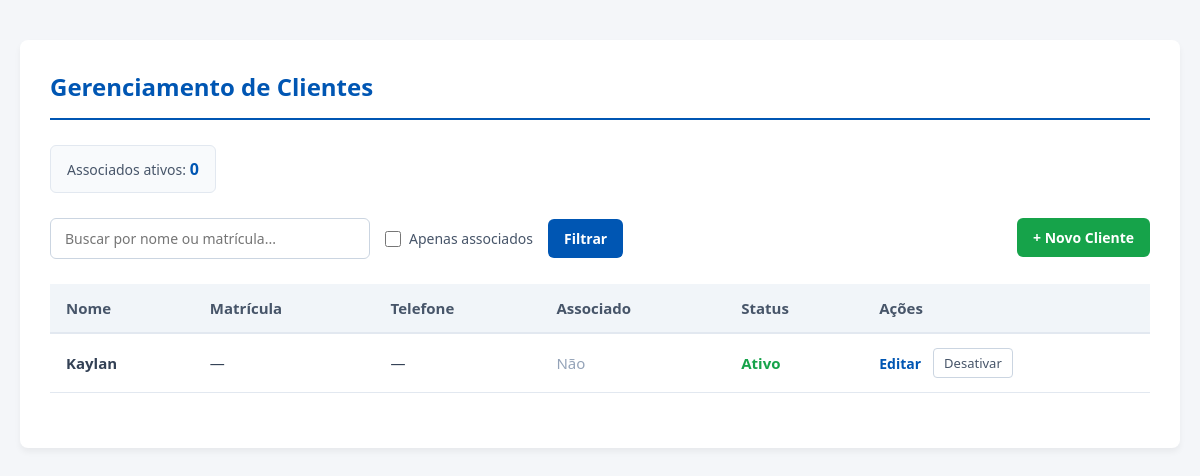
The app's page /clientes/ (signed in) with its own data.
### app/models/cliente.py (models this page shows, shortened)
class Cliente(Base):
    __tablename__ = "clientes"
    id         = Column(Integer, primary_key=True, index=True)
    nome       = Column(String(150), nullable=False, index=True)
    matricula  = Column(String(50), nullable=True, unique=True)
    telefone   = Column(String(20), nullable=True)
    is_associado = Column(Boolean, default=False, nullable=False)
    ativo      = Column(Boolean, default=True)
    criado_em  = Column(DateTime, server_default=func.now())
    vendas = relationship("Venda", back_populates="cliente")

### app/controllers/cliente_controller.py (the view)
@router.get("/")
def listar_clientes(
    request: Request,
    busca: str = "",
    apenas_associados: bool = False,
    db: Session = Depends(get_db),
    admin = Depends(get_admin)
):
    query = db.query(Cliente)
    if busca:
        query = query.filter(
            Cliente.nome.ilike(f"%{busca}%") |
            Cliente.matricula.ilike(f"%{busca}%")
        )
    if apenas_associados:
        query = query.filter(Cliente.is_associado == True)
    clientes = query.order_by(Cliente.nome).all()
    total_associados = db.query(Cliente).filter(
        Cliente.is_associado == True,
        Cliente.ativo == True
    ).count()
    return templates.TemplateResponse(
        request,
        "clientes/index.html",
        {
            "request":           request,
            "usuario":           admin,
            "clientes":          clientes,
            "busca":             busca,
            "apenas_associados": apenas_associados,
            "total_associados":  total_associados,
        }
    )

### app/templates/clientes/index.html (shortened to what this page needs)
<!DOCTYPE html>
<html lang="pt-br">
<head>
</head>
<body>
    <div class="container">
        <div class="header-area">
            <h1>Gerenciamento de Clientes</h1>
        </div>
        <div class="summary-box">
            Associados ativos: <strong>{{ total_associados }}</strong>
        </div>
        <div class="top-actions">
            <form method="get" action="/clientes" class="search-form">
                <input type="text" name="busca" class="input-search" placeholder="Buscar por nome ou matrícula..."
                    value="{{ busca }}">
                <label class="checkbox-label">
                    <input type="checkbox" name="apenas_associados" value="true" {{ 'checked' if apenas_associados }}>
                    Apenas associados
                </label>
                <button type="submit" class="btn btn-primary">Filtrar</button>
            </form>
            <a href="/clientes/novo" class="btn btn-success">+ Novo Cliente</a>
        </div>
        <div class="table-container">
            <table>
                <thead>
                    <tr>
                        <th>Nome</th>
                        <th>Matrícula</th>
                        <th>Telefone</th>
                        <th>Associado</th>
                        <th>Status</th>
                        <th>Ações</th>
                    </tr>
                </thead>
                <tbody>
    {% for c in clientes %}
    <tr>
        <td><strong>{{ c.nome }}</strong></td>
        <td>{{ c.matricula or "—" }}</td>
        <td>{{ c.telefone or "—" }}</td>
        <td>
            {% if c.is_associado %}
                <span class="badge-associado">✓ Sim (10% desc.)</span>
            {% else %}
                <span style="color: #94a3b8;">Não</span>
            {% endif %}
        </td>
        <td>
            {% if c.ativo %}
                <span class="status-ativo">Ativo</span>
            {% else %}
                <span class="status-inativo">Inativo</span>
            {% endif %}
        </td>
        <td>
            <div class="actions-cell">
                <a href="/clientes/{{ c.id }}/editar">Editar</a>
                <form action="/clientes/{{ c.id }}/toggle-ativo" method="post" style="display:inline">
                    <button type="submit" class="btn-toggle-status">
                        {{ "Desativar" if c.ativo else "Ativar" }}
                    </button>
                </form>
            </div>
        </td>
    </tr>
    {% endfor %}
</tbody>

### app/templates/clientes/index.html (style rules this page uses)
* { margin: 0; padding: 0; box-sizing: border-box; font-family: 'Segoe UI', Tahoma, Geneva, Verdana, sans-serif; }
body { background-color: #f4f6f9; color: #333; padding: 40px 20px; display: flex; justify-content: center; }
.container { width: 100%; max-width: 1200px; background-color: #ffffff; padding: 30px; border-radius: 8px; box-shadow: 0 4px 6px rgba(0, 0, 0, 0.05); }
.header-area { display: flex; justify-content: space-between; align-items: center; margin-bottom: 25px; border-bottom: 2px solid #0056b3; padding-bottom: 15px; }
h1 { color: #0056b3; font-size: 24px; font-weight: 600; }
.summary-box { background-color: #f8fafc; border: 1px solid #e2e8f0; padding: 12px 16px; border-radius: 6px; font-size: 14px; color: #475569; margin-bottom: 25px; display: inline-block; }
.summary-box strong { color: #0056b3; font-size: 16px; }
.top-actions { display: flex; justify-content: space-between; align-items: flex-start; gap: 20px; margin-bottom: 25px; flex-wrap: wrap; }
.search-form { display: flex; align-items: center; gap: 15px; flex-wrap: wrap; flex: 1; }
.input-search { padding: 10px 14px; font-size: 14px; border: 1px solid #cbd5e1; border-radius: 6px; width: 100%; max-width: 320px; outline: none; transition: border-color 0.2s; }
.checkbox-label { display: flex; align-items: center; gap: 8px; font-size: 14px; font-weight: 500; color: #475569; cursor: pointer; }
.checkbox-label input { accent-color: #0056b3; width: 16px; height: 16px; }
.btn { padding: 10px 16px; font-size: 14px; font-weight: 600; border-radius: 6px; cursor: pointer; text-decoration: none; display: inline-flex; align-items: center; transition: all 0.2s ease; }
.btn-primary { background-color: #0056b3; color: #ffffff; border: none; }
.btn-success { background-color: #16a34a; color: #ffffff; border: none; }
.table-container { width: 100%; overflow-x: auto; margin-bottom: 25px; }
table { width: 100%; border-collapse: collapse; text-align: left; font-size: 15px; }
th { background-color: #f1f5f9; color: #475569; font-weight: 600; padding: 14px 16px; border-bottom: 2px solid #e2e8f0; }
td { padding: 14px 16px; border-bottom: 1px solid #e2e8f0; color: #334155; vertical-align: middle; }
.status-ativo { color: #16a34a; font-weight: 600; }
.actions-cell { display: flex; align-items: center; gap: 12px; }
.actions-cell a { color: #0056b3; text-decoration: none; font-weight: 600; font-size: 14px; }
.btn-toggle-status { background: none; border: 1px solid #cbd5e1; padding: 5px 10px; font-size: 13px; font-weight: 500; border-radius: 4px; color: #475569; cursor: pointer; transition: all 0.2s; }

### records on screen
Cliente: nome "Kaylan", matricula "—", telefone "—", is_associado "Não", shows "Ativo", ativo "Desativar"

### other values on screen
{{ total_associados }} "0"
